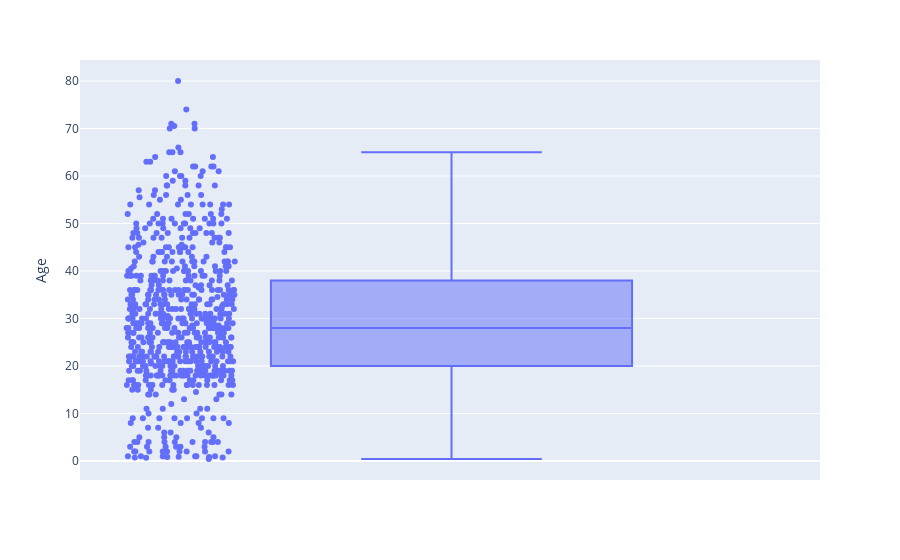

The code cell stored with this chart in its notebook:
### Code cell
# Use plotly to plot out the median 'Age' of all passengers
box_plot = px.box(train, y='Age', points='all')
box_plot.show()

### Figure 1 — Plotly figure (JSON) as saved in the notebook; plotly's stock layout.template omitted (floating-point values rounded to 4 significant figures; data arrays with more than 128 entries replaced by an {"elided": "..."} marker saying what was removed)
{"data": [{"alignmentgroup": "True", "boxpoints": "all", "hovertemplate": "Age=%{y}<extra></extra>", "legendgroup": "", "marker": {"color": "#636efa"}, "name": "", "notched": false, "offsetgroup": "", "orientation": "v", "showlegend": false, "type": "box", "x0": " ", "xaxis": "x", "y": {"elided": "891 float values"}, "y0": " ", "yaxis": "y"}], "layout": {"autosize": true, "boxmode": "group", "legend": {"tracegroupgap": 0}, "margin": {"t": 60}, "xaxis": {"anchor": "y", "autorange": true, "domain": [0, 1], "range": [-0.5049, 0.5], "type": "category"}, "yaxis": {"anchor": "x", "autorange": true, "domain": [0, 1], "range": [-4.001, 84.42], "title": {"text": "Age"}, "type": "linear"}}}
